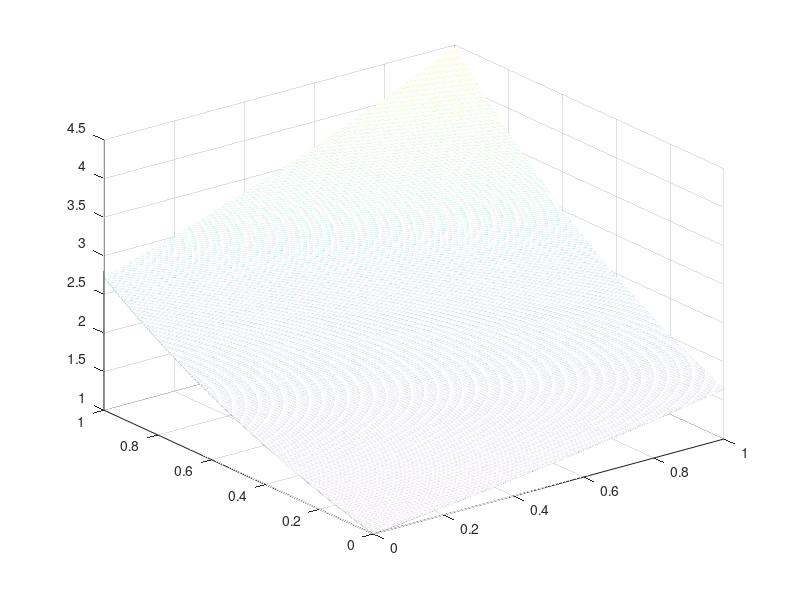

MATLAB code for this plot: (Note: this script raises an error after producing the figure.)
x = linspace(0,1,1000);
y = linspace(0,1,1000);
u = @(x,y) exp(x+0.5*y);
for p = 1:1000
    for q = 1:1000
        U(p,q) = u(x(p),y(q));
    end
end

figure;
mesh(x,y,U)

%%
clear all
close all
M517Assignment2Part1

figure;
mesh(x,y,usol);
title('Numerical solution');

figure;
mesh(x,y,Uhat);
title('True solution');

